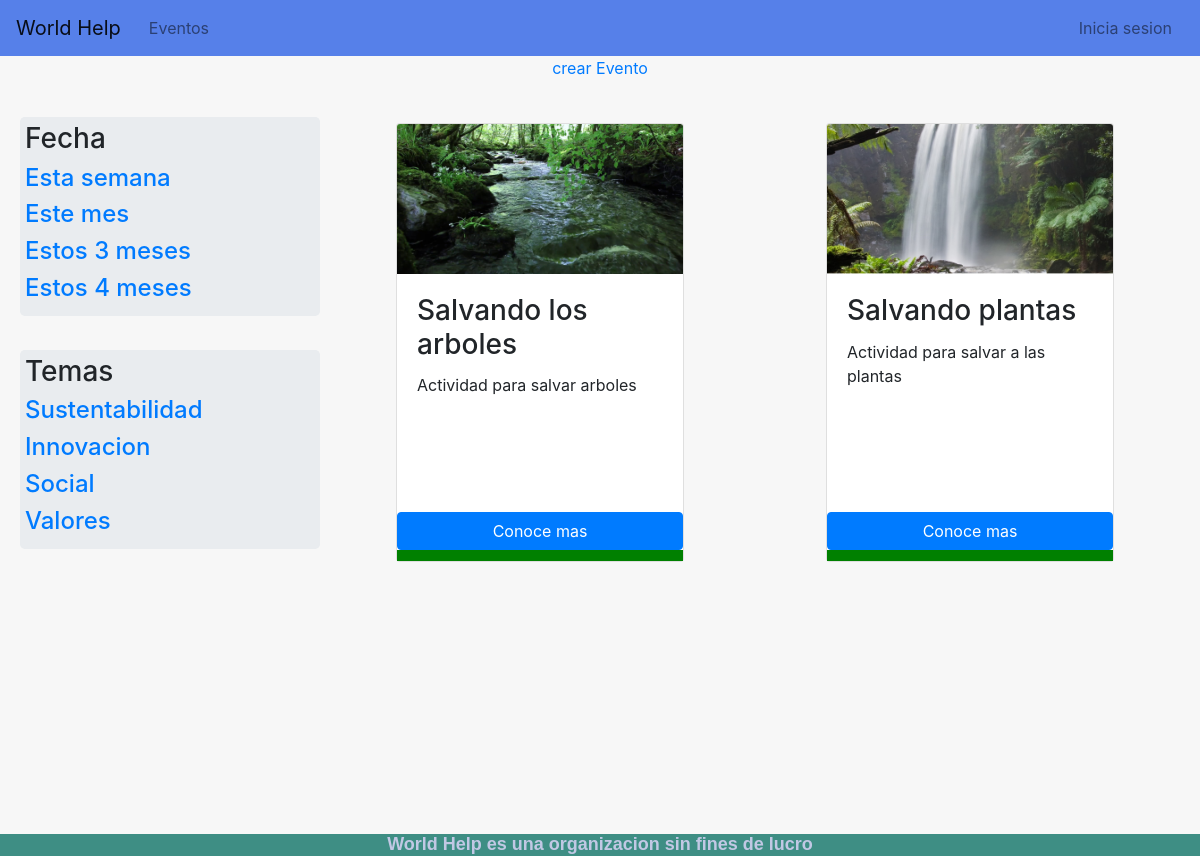
/activities/, run on an earlier commit of the app's database.
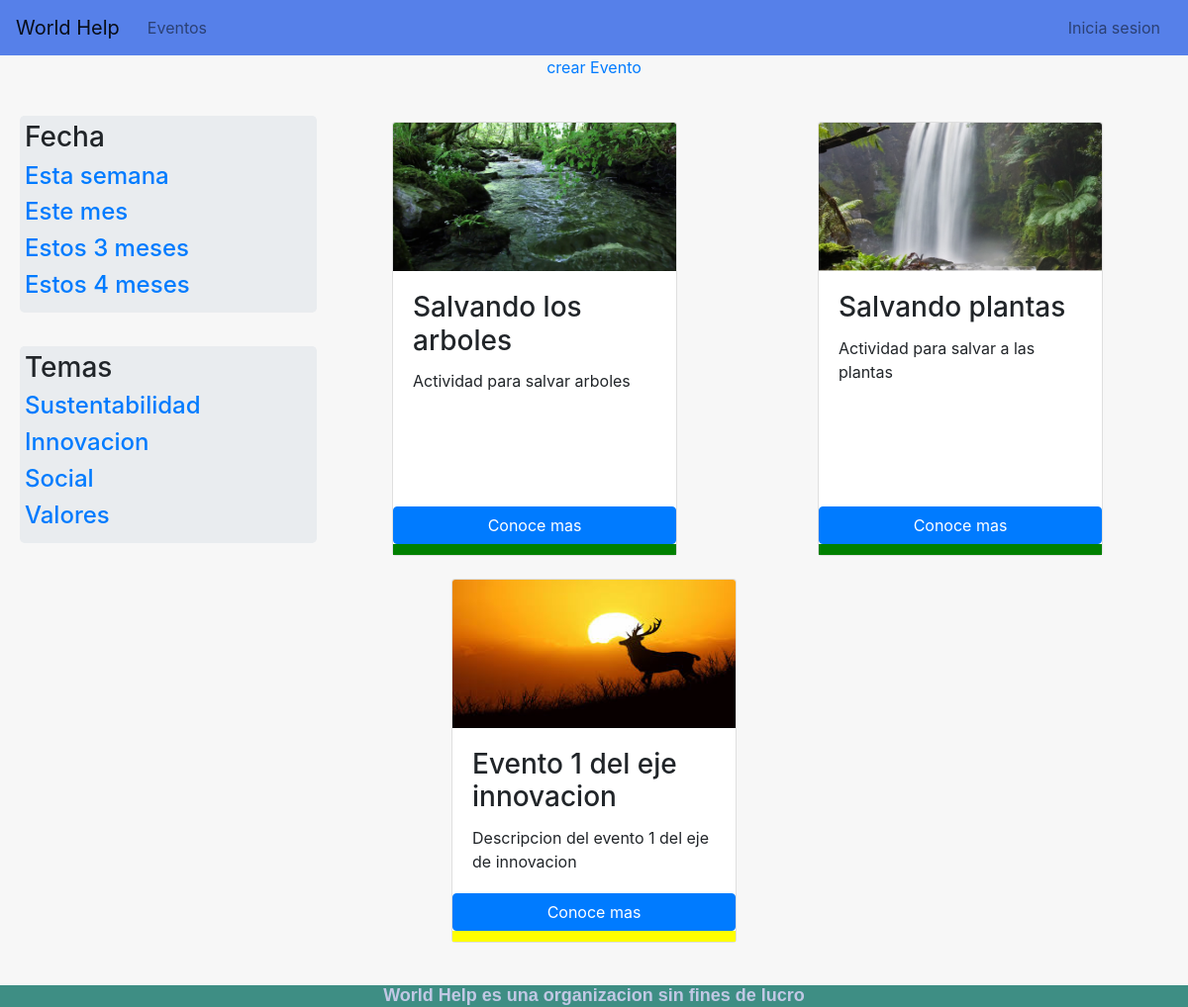
And on a later commit of the database.
### Activities/models.py (models this page shows, shortened)
class Activity(models.Model):
    user = models.ForeignKey(User, default=1, on_delete=models.CASCADE)
    activity_name = models.CharField(max_length=100)
    activity_description = models.CharField(max_length=700)
    activity_start_date = models.DateField()
    activity_end_date = models.DateField()
    activity_picture = models.FileField()
    EJE_VIDA = 'vida'
    EJE_INNOVACION = 'innovacion'
    EJE_ENERGIA = 'energia'
    EJE_SOCIAL = 'social'
    TIPO_EJES = (
        (EJE_VIDA, 'Vida'),
        (EJE_INNOVACION, 'Innovacion'),
        (EJE_ENERGIA, 'Energia'),
        (EJE_SOCIAL, 'Social')
    )
    activity_type = models.CharField(
        max_length = 10,
        choices = TIPO_EJES,
        default = EJE_VIDA,
    )

### Activities/views.py (the view)
# urls.py: path('',views.events, name = 'Events'),
def events(request):
    all_acts = Activity.objects.all()
    return render(request, template_name='Activities/Activities_Page.html', context = {'all_acts': all_acts})

### Activities/templates/Activities/Activities_Page.html
{% extends 'Activities/base.html'%}
{% load static from staticfiles %}
{% block styleSheet %}
<link rel="stylesheet" type="text/css" href="{% static 'activitiesHtmlStyle.css' %}">
{% endblock %}
{%block bodyContent%}
          <div align="center" style="background-color: #f7f7f7;">
                <a href="{% url 'activities:newEvent' %}"> crear Evento </a>
          </div>
      <div class = "container-fluid event-wrapper" style="min-height: 754px">
        <div class="row" style="margin: 0 auto;">
                <div clas="container" align="left" style="margin-bottom: 20px">
                    <div class="jumbotron" >
                        <h3>Fecha</h3>
                        <h4><a href="#">Esta semana</a> </h4>
                        <h4><a href="#">Este mes</a> </h4>
                        <h4><a href="#">Estos 3 meses</a> </h4>
                        <h4><a href="#">Estos 4 meses</a> </h4>
                    </div>
                    <br>
                    <div class="jumbotron" >
                        <h3>Temas</h3>
                        <h4><a href="#">Sustentabilidad</a> </h4>
                        <h4><a href="#">Innovacion</a> </h4>
                        <h4><a href="#">Social</a> </h4>
                        <h4><a href="#">Valores</a> </h4>
                    </div>
                </div>
                {% for evento in all_acts %}
                    <div class="card" style="width: 18rem;">
                      {% if evento.activity_picture%}
                        <img class="card-img-top" src="{{evento.activity_picture.url}}" alt="Card image cap" style="min-height: 150px; max-height: 150px;">
                      {% else %}
                        <img class="card-img-top" src="https://dummyimage.com/600x400/c1c8e4/291329.png&text=card+img" alt="Card image cap">
                      {% endif %}
                      <div class="card-body">
                        <h3 class="card-title">{{evento.activity_name}}</h3>
                        <p class="card-text">{{evento.activity_description}}</p>
                      </div>
                      <a href="{% url 'activities:actDetails' evento.id %}" class="btn btn-primary">Conoce mas</a>
                      {% if evento.activity_type == 'vida'%}
                          <div class="eje-carta" style="background-color: green; height: 11px; width: auto; margin: 0;"></div>
                        {% elif evento.activity_type == 'innovacion'%}
                          <div class="eje-carta" style="background-color: yellow; height: 11px; width: auto; margin: 0;"></div>
                        {% elif evento.activity_type == 'energia'%}
                          <div class="eje-carta" style="background-color: orange; height: 11px; width: auto; margin: 0;"></div>
                        {% elif evento.activity_type == 'social'%}
                          <div class="eje-carta" style="background-color: blue; height: 11px; width: auto; margin: 0;"></div>
                        {% endif %}
                    </div>
                    {% empty %}
                    <p>No hay nada en eventos</p>
                {% endfor %}
        </div>
      </div>
{% endblock %}

What changed in the data, as far as the page shows it:
added Activity: activity_picture (picture), activity_name "Evento 1 del eje innovacion", activity_description "Descripcion del evento 1 del eje de innovacion", activity_type "innovacion" (drawn)
